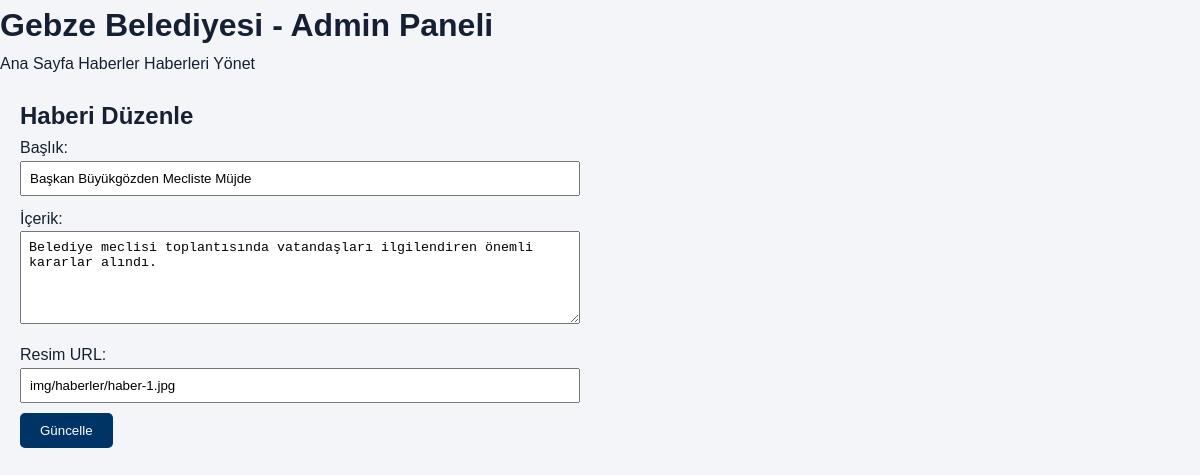
Screenshot of /admin/haber-duzenle.php?id=3 with the database file from the repository.
### tables this page shows
CREATE TABLE `haberler` (
  `id` int(11) NOT NULL,
  `baslik` varchar(255) NOT NULL,
  `icerik` text NOT NULL,
  `resim` varchar(255) NOT NULL,
  `tarih` datetime NOT NULL
);

### admin/haber-duzenle.php (the view, shortened to what this page needs)
<?php
include '../includes/db.php';
$id = $_GET['id'];
$stmt = $conn->prepare("SELECT * FROM haberler WHERE id = ?");
$stmt->execute([$id]);
$haber = $stmt->fetch(PDO::FETCH_ASSOC);
?>
<!DOCTYPE html>
<html lang="tr">
<head>
    <link rel="stylesheet" href="../css/style.css">
</head>
<body>
    <header>
        <h1>Gebze Belediyesi - Admin Paneli</h1>
        <nav>
            <a href="../index.php">Ana Sayfa</a>
            <a href="../pages/haberler.php">Haberler</a>
            <a href="haber-yonet.php">Haberleri Yönet</a>
        </nav>
    </header>
    <main style="padding: 20px; max-width: 600px;">
        <h2>Haberi Düzenle</h2>
        <form method="POST">
            <label>Başlık:</label><br>
            <input type="text" name="baslik" value="<?php echo htmlspecialchars($haber['baslik']); ?>" required style="width: 100%; padding: 8px; margin-bottom: 10px;"><br>
            <label>İçerik:</label><br>
            <textarea name="icerik" rows="5" required style="width: 100%; padding: 8px; margin-bottom: 10px;"><?php echo htmlspecialchars($haber['icerik']); ?></textarea><br>
            <label>Resim URL:</label><br>
            <input type="text" name="resim" value="<?php echo htmlspecialchars($haber['resim']); ?>" style="width: 100%; padding: 8px; margin-bottom: 10px;"><br>
            <button type="submit" style="background: #003366; color: white; padding: 10px 20px; border: none; border-radius: 5px; cursor: pointer;">
                Güncelle
            </button>
        </form>
    </main>
</body>
</html>

### css/style.css (style rules this page uses)
:root { --navy: #003366; --navy-deep: #001a33; --accent: #f6a01a; --accent-hot: #e08e0c; --text: #162033; --muted: #617089; --bg: #f3f5f8; --line: #e4eaf1; --white: #ffffff; --radius: 12px; --shadow: 0 10px 28px rgba(0, 26, 51, 0.1); --container: 1160px; --font: "Poppins", sans-serif; }
*, *::before, *::after { box-sizing: border-box; margin: 0; padding: 0; }
html { scroll-behavior: smooth; }
body { font-family: var(--font); color: var(--text); background: var(--bg); line-height: 1.6; }
a { color: inherit; text-decoration: none; }
button { font-family: inherit; cursor: pointer; border: none; background: none; }

### rows the page displays
haberler: baslik "Başkan Büyükgözden Mecliste Müjde", icerik "Belediye meclisi toplantısında vatandaşları ilgilendiren önemli kararlar alındı.", resim "img/haberler/haber-1.jpg"
